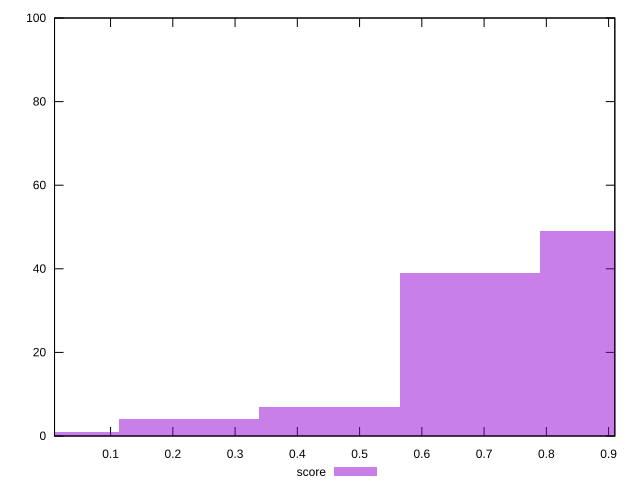

This chart was generated by the following gnuplot code:
reset

$score <<EOF
0.9030761324435339 49
0.6773070993326504 39
0.22576903311088348 4
0.45153806622176695 7
0 1
EOF

set key outside below
set boxwidth 0.22576903311088348
set xrange [0.01:0.91]
set yrange [0:100]
set trange [0:100]
set style fill transparent solid 0.5 noborder
set terminal svg size 640, 490 enhanced background rgb 'white'
set output "reprap/estimated-input-latency/samples/pages+cached+noexternal/score/histogram.svg"

plot $score title "score" with boxes

reset
